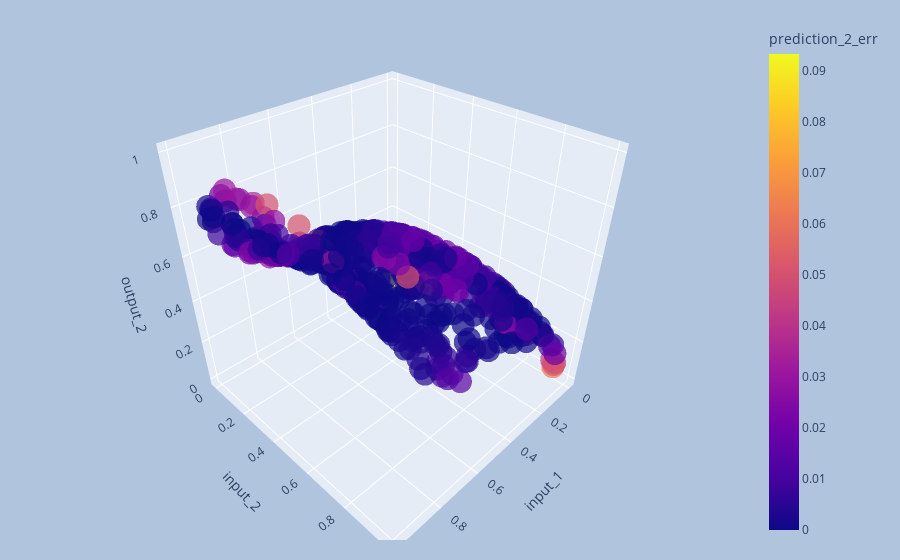

Notebook code cell kept with this figure:
### Code cell
interactive_3d_plot(tr_df_normalized, 'input_1', 'input_2', 'output_2', 'prediction_2_err')

### Figure 1 — Plotly figure (JSON) as saved in the notebook; plotly's stock layout.template omitted (floating-point values rounded to 4 significant figures; data arrays with more than 128 entries replaced by an {"elided": "..."} marker saying what was removed)
{"data": [{"hovertemplate": "input_1=%{x}<br>input_2=%{y}<br>output_2=%{z}<br>prediction_2_err=%{marker.color}<extra></extra>", "legendgroup": "", "marker": {"color": {"elided": "500 float values"}, "coloraxis": "coloraxis", "opacity": 0.7, "symbol": "circle"}, "mode": "markers", "name": "", "scene": "scene", "showlegend": false, "type": "scatter3d", "x": {"elided": "500 float values"}, "y": {"elided": "500 float values"}, "z": {"elided": "500 float values"}}], "layout": {"coloraxis": {"colorbar": {"title": {"text": "prediction_2_err"}}, "colorscale": [[0, "#0d0887"], [0.1111, "#46039f"], [0.2222, "#7201a8"], [0.3333, "#9c179e"], [0.4444, "#bd3786"], [0.5556, "#d8576b"], [0.6667, "#ed7953"], [0.7778, "#fb9f3a"], [0.8889, "#fdca26"], [1, "#f0f921"]]}, "legend": {"tracegroupgap": 0}, "margin": {"b": 20, "l": 40, "r": 40, "t": 20}, "paper_bgcolor": "LightSteelBlue", "scene": {"domain": {"x": [0, 1], "y": [0, 1]}, "xaxis": {"title": {"text": "input_1"}}, "yaxis": {"title": {"text": "input_2"}}, "zaxis": {"title": {"text": "output_2"}}}}}
